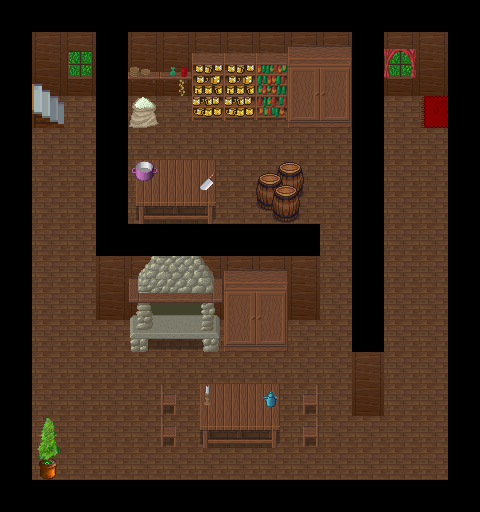

This game map was drawn from its Tiled (.tmx) file and the tilesets committed beside it. A one-line description and the trimmed map source follow:
An orthogonal 15x16 tile map with 32x32 px tiles, 4 tile layers (Tile Layer 1, Tile Layer 2, Tile Layer 3, Tile Layer 4), 6 tilesets.

<map version="1.0" orientation="orthogonal" width="15" height="16" tilewidth="32" tileheight="32">
 <tileset firstgid="1" source="jrpg-interior.tsx" />
 <tileset firstgid="217" source="inn.tsx" />
 <tileset firstgid="473" source="inn_x2.tsx" />
 <tileset firstgid="537" source="woodland_indoor.tsx" />
 <tileset firstgid="793" source="woodland_indoor_x3.tsx" />
 <tileset firstgid="841" source="base_out_atlas.tsx" />
 <layer name="Tile Layer 1" width="15" height="16">
  <data>[240 cells, 128 non-empty, 1 distinct tile ids]</data>
 </layer>
 <layer name="Tile Layer 2" width="15" height="16">
  <data>[240 cells, 38 non-empty, 4 distinct tile ids]</data>
 </layer>
 <layer name="Tile Layer 3" width="15" height="16">
  <data>[240 cells, 59 non-empty, 42 distinct tile ids]</data>
 </layer>
 <layer name="Tile Layer 4" width="15" height="16">
  <data>[240 cells, 5 non-empty, 5 distinct tile ids]</data>
 </layer>
</map>
